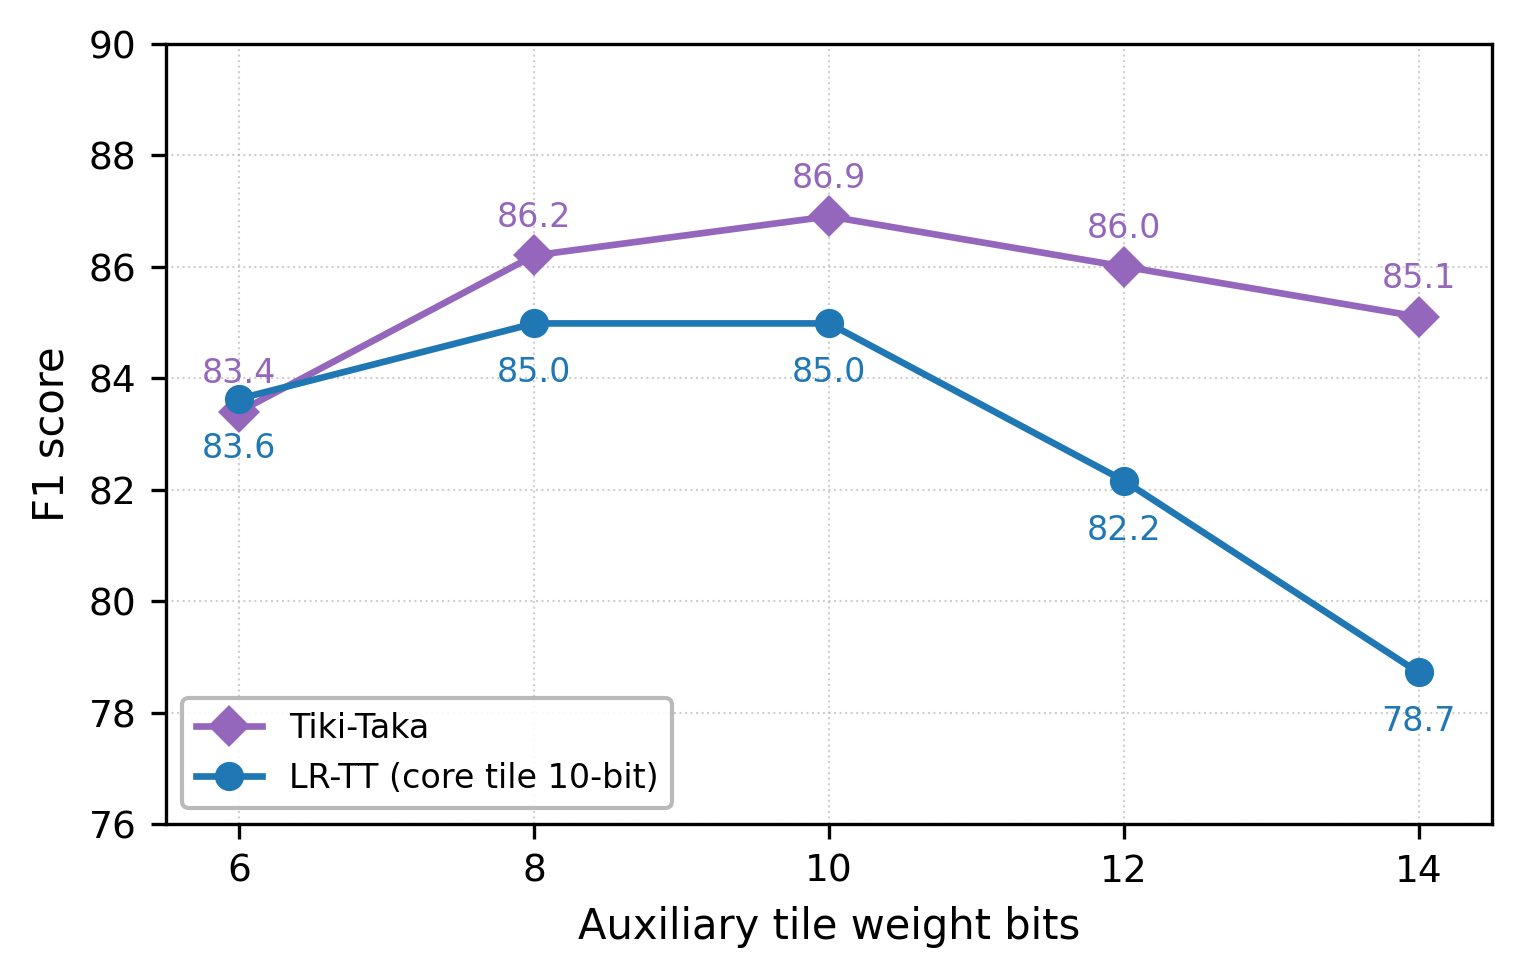

The Python source for this figure:
"""Figure 5(h): A/B (auxiliary) tile bit sweep — per-bit optimized, constantstepideal + Tiki-Taka baseline."""
import numpy as np
import matplotlib
matplotlib.use('Agg')
import matplotlib.pyplot as plt

data = [
    {'bits': 6,  'f1': 83.63, 'trial': 'T322'},
    {'bits': 8,  'f1': 84.98, 'trial': 'T290'},
    {'bits': 10, 'f1': 84.98, 'trial': 'T267'},
    {'bits': 12, 'f1': 82.16, 'trial': 'T242'},
    {'bits': 14, 'f1': 78.72, 'trial': 'T347'},
]

tikitaka = [
    {'bits': 6,  'f1': 83.4},
    {'bits': 8,  'f1': 86.2},
    {'bits': 10, 'f1': 86.9},
    {'bits': 12, 'f1': 86.0},
    {'bits': 14, 'f1': 85.1},
]

bits = [d['bits'] for d in data]
f1s  = [d['f1']   for d in data]
tt_bits = [d['bits'] for d in tikitaka]
tt_f1s  = [d['f1']   for d in tikitaka]

plt.rcParams.update({
    'font.size': 9, 'axes.labelsize': 10,
    'xtick.labelsize': 9, 'ytick.labelsize': 9,
    'axes.linewidth': 0.8,
})

fig, ax = plt.subplots(figsize=(5.0, 3.2))
ax.plot(tt_bits, tt_f1s, 'D-', color='#9467bd', linewidth=1.6, markersize=6, zorder=3,
        label='Tiki-Taka')
ax.plot(bits, f1s, 'o-', color='#1f77b4', linewidth=1.6, markersize=6, zorder=3,
        label='LR-TT (core tile 10-bit)')

for b, f in zip(tt_bits, tt_f1s):
    ax.annotate(f'{f:.1f}', (b, f),
                textcoords='offset points', xytext=(0, 7),
                fontsize=8, ha='center', color='#9467bd')

for b, f in zip(bits, f1s):
    ax.annotate(f'{f:.1f}', (b, f),
                textcoords='offset points', xytext=(0, -14),
                fontsize=8, ha='center', color='#1f77b4')

ax.legend(loc='lower left', fontsize=8, framealpha=0.9, edgecolor='0.7')
ax.set_xlabel('Auxiliary tile weight bits')
ax.set_ylabel('F1 score')
ax.set_xticks(bits)
ax.set_xlim(bits[0] - 0.5, bits[-1] + 0.5)
ax.set_ylim(76, 90)
ax.grid(True, linestyle=':', linewidth=0.5, alpha=0.6)
fig.tight_layout(pad=0.5)

OUT = '/root/LRTT/examples/bert/results/plots/fig5h_ab_bit_sweep.png'
fig.savefig(OUT, dpi=300, bbox_inches='tight')
fig.savefig(OUT.replace('.png', '.svg'), bbox_inches='tight')
print(f'Saved: {OUT}')
